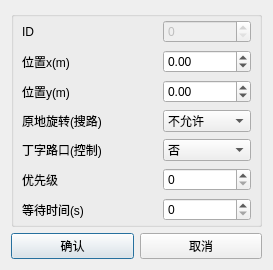
<?xml version="1.0" encoding="UTF-8"?>
<ui version="4.0">
 <class>DialogNode</class>
 <widget class="QDialog" name="DialogNode">
  <property name="geometry">
   <rect>
    <x>0</x>
    <y>0</y>
    <width>273</width>
    <height>270</height>
   </rect>
  </property>
  <property name="windowTitle">
   <string>节点属性</string>
  </property>
  <layout class="QGridLayout" name="gridLayout_3" rowstretch="2,0">
   <item row="0" column="0">
    <widget class="QGroupBox" name="groupBox">
     <property name="title">
      <string/>
     </property>
     <layout class="QGridLayout" name="gridLayout" columnstretch="1,0">
      <property name="leftMargin">
       <number>8</number>
      </property>
      <property name="topMargin">
       <number>2</number>
      </property>
      <property name="rightMargin">
       <number>8</number>
      </property>
      <property name="bottomMargin">
       <number>2</number>
      </property>
      <item row="4" column="1">
       <widget class="QComboBox" name="cmb_tshaped">
        <item>
         <property name="text">
          <string>否</string>
         </property>
        </item>
        <item>
         <property name="text">
          <string>是</string>
         </property>
        </item>
       </widget>
      </item>
      <item row="3" column="0">
       <widget class="QLabel" name="label_3">
        <property name="text">
         <string>原地旋转(搜路)</string>
        </property>
       </widget>
      </item>
      <item row="3" column="1">
       <widget class="QComboBox" name="cmb_spin">
        <item>
         <property name="text">
          <string>不允许</string>
         </property>
        </item>
        <item>
         <property name="text">
          <string>允许</string>
         </property>
        </item>
       </widget>
      </item>
      <item row="4" column="0">
       <widget class="QLabel" name="label_4">
        <property name="text">
         <string>丁字路口(控制)</string>
        </property>
       </widget>
      </item>
      <item row="5" column="1">
       <widget class="QSpinBox" name="sbx_pri"/>
      </item>
      <item row="5" column="0">
       <widget class="QLabel" name="label_5">
        <property name="text">
         <string>优先级</string>
        </property>
       </widget>
      </item>
      <item row="0" column="0">
       <widget class="QLabel" name="label">
        <property name="text">
         <string>ID</string>
        </property>
       </widget>
      </item>
      <item row="2" column="0">
       <widget class="QLabel" name="label_11">
        <property name="text">
         <string>位置y(m)</string>
        </property>
       </widget>
      </item>
      <item row="1" column="1">
       <widget class="QDoubleSpinBox" name="dsbx_posx">
        <property name="maximumSize">
         <size>
          <width>150</width>
          <height>16777215</height>
         </size>
        </property>
        <property name="minimum">
         <double>-1000000000000000019884624838656.000000000000000</double>
        </property>
        <property name="maximum">
         <double>10000000000000000905969664.000000000000000</double>
        </property>
        <property name="singleStep">
         <double>3.000000000000000</double>
        </property>
       </widget>
      </item>
      <item row="1" column="0">
       <widget class="QLabel" name="label_10">
        <property name="text">
         <string>位置x(m)</string>
        </property>
       </widget>
      </item>
      <item row="2" column="1">
       <widget class="QDoubleSpinBox" name="dsbx_posy">
        <property name="maximumSize">
         <size>
          <width>150</width>
          <height>16777215</height>
         </size>
        </property>
        <property name="minimum">
         <double>-10000000000000000000000.000000000000000</double>
        </property>
        <property name="maximum">
         <double>1000000000000000000000.000000000000000</double>
        </property>
        <property name="singleStep">
         <double>3.000000000000000</double>
        </property>
       </widget>
      </item>
      <item row="0" column="1">
       <widget class="QSpinBox" name="sbx_id">
        <property name="enabled">
         <bool>false</bool>
        </property>
        <property name="maximum">
         <number>999999999</number>
        </property>
       </widget>
      </item>
      <item row="6" column="1">
       <widget class="QSpinBox" name="sbx_wait_time"/>
      </item>
      <item row="6" column="0">
       <widget class="QLabel" name="label_6">
        <property name="text">
         <string>等待时间(s)</string>
        </property>
       </widget>
      </item>
     </layout>
    </widget>
   </item>
   <item row="1" column="0">
    <layout class="QHBoxLayout" name="horizontalLayout">
     <item>
      <widget class="QPushButton" name="btn_ok">
       <property name="text">
        <string>确认</string>
       </property>
      </widget>
     </item>
     <item>
      <widget class="QPushButton" name="btn_cancel">
       <property name="text">
        <string>取消</string>
       </property>
      </widget>
     </item>
    </layout>
   </item>
  </layout>
 </widget>
 <resources/>
 <connections/>
</ui>
